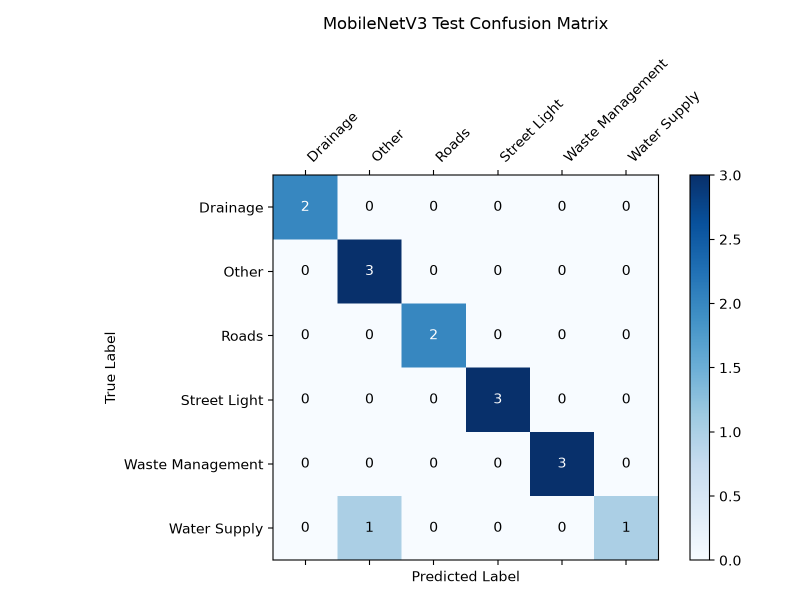
#> input picture ai/models/confusion_matrix.png, 1600 x 1200 px (shown at 1/2 size)
$ python -i utils.py   (imports and definitions only)
#> lines starting #> are read from the running program, lines starting #| are printed output that depends on the picture
"""
Smart City Civic AI Utilities
Helper functions for robust image processing, EXIF orientation normalization,
sensory feature extraction, text cleaning, emergency hazard detection, and base64 handling.
"""

import os
import re
import base64
import subprocess
from typing import Tuple, List, Optional, Dict, Any
from schemas import ImageFeatures, EMERGENCY_KEYWORDS

try:
    from PIL import Image, ImageStat, ImageOps
    import numpy as np
    from scipy import ndimage
    CV_AVAILABLE = True
except ImportError:
    CV_AVAILABLE = False


# [63 lines left out: functions get_git_commit_id, clean_text, detect_hazard_keywords, not called in this run]


def normalize_image_orientation(img: "Image.Image") -> "Image.Image":
    """
    Normalizes image orientation using EXIF metadata.
    Handles images with or without EXIF, safely stripping rotation tags.
    """
    try:
        return ImageOps.exif_transpose(img)
    except Exception:
        return img


def safe_load_image(image_path: Optional[str]) -> Tuple[Optional["Image.Image"], Optional[str], Tuple[int, int], Optional[str]]:
    """
    Safely opens and validates an image from disk.
    Applies EXIF normalization, verifies dimensions, and handles corrupted/invalid images.
    Returns:
        (image_rgb, error_message, (width, height), format)
    """
#> called with image_path = 'models/confusion_matrix.png'
    if not image_path or not os.path.exists(image_path):
        return None, "Image file not found on disk", (0, 0), None

    if os.path.getsize(image_path) == 0:
        return None, "Image file is empty (0 bytes)", (0, 0), None

    if not CV_AVAILABLE:
        return None, "Pillow/NumPy not available in environment", (0, 0), None

    try:
        with Image.open(image_path) as raw_img:
#> raw_img is the input picture: PIL image 1600x1200 RGBA; mean R, G, B, A 235.5, 240.2, 244.6, 255
            img_format = raw_img.format or "UNKNOWN"
#> img_format = 'PNG'
            # Normalize EXIF orientation
            normalized = normalize_image_orientation(raw_img)
            # Ensure in-memory copy before closing file context
            rgb_img = normalized.convert("RGB")
            width, height = rgb_img.size
#> width = 1600; height = 1200

            rgb_img.format = img_format
#> rgb_img.format = 'PNG'
            if width < 10 or height < 10:
                return rgb_img, f"Image dimensions too small ({width}x{height})", (width, height), img_format

            return rgb_img, None, (width, height), img_format

    except (Image.DecompressionBombError, Image.UnidentifiedImageError) as e:
        return None, f"Invalid or corrupted image format: {str(e)[:120]}", (0, 0), None
    except Exception as e:
        return None, f"Failed to decode image: {str(e)[:120]}", (0, 0), None


def extract_image_features(image_path: Optional[str], preloaded_img: Optional["Image.Image"] = None) -> ImageFeatures:
    """
    Extracts computer vision and statistical color/brightness/texture features from an image.
    Works entirely locally on CPU with zero paid APIs.
    """
    features = ImageFeatures(valid=False)

    if not CV_AVAILABLE:
        return features

    img = preloaded_img
    img_format = None
    if img is None:
        if not image_path or not os.path.exists(image_path):
            return features
        loaded_img, err, (w, h), fmt = safe_load_image(image_path)
#> w = 1600; h = 1200; fmt = 'PNG'
        if err and loaded_img is None:
            return features
        img = loaded_img
        img_format = fmt
#> img_format = 'PNG'

    try:
        features.valid = True
        width, height = img.size
#> width = 1600; height = 1200
        features.width = width
#> features.width = 1600
        features.height = height
#> features.height = 1200
        features.format = img_format or getattr(img, "format", "RGB")
        features.aspect_ratio = round(width / max(height, 1), 2)
#> features.aspect_ratio = 1.33

        # Flag tiny images
        if width < 20 or height < 20:
            features.is_tiny = True

        # Standardized 128x128 resolution for consistent metric extraction
        thumb = img.resize((128, 128), Image.Resampling.BILINEAR)
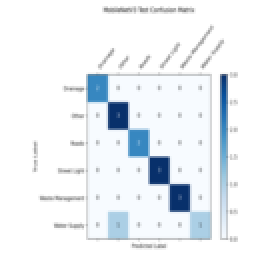
#> thumb: PIL image 128x128 RGB (shown 2 times larger); mean R, G, B 235.5, 240.2, 244.6
        arr = np.array(thumb, dtype=np.float32)
        gray = np.array(thumb.convert("L"), dtype=np.float32)
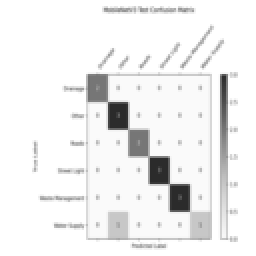
#> gray: shape (128, 128) float32 (shown 2 times larger); min 43, max 255, mean 239.2
        hsv = np.array(thumb.convert("HSV"), dtype=np.float32)
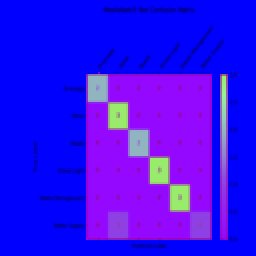
#> hsv: shape (128, 128, 3) float32 (shown 2 times larger); mean R, G, B 50.2, 13.5, 244.6

        b_mean = float(np.mean(gray))
#> b_mean = 239.2
        b_std = float(np.std(gray))
#> b_std = 40.35
        features.brightness = round(b_mean, 2)
#> features.brightness = 239.2
        features.brightness_std = round(b_std, 2)
#> features.brightness_std = 40.35
        features.contrast = round(b_std, 2)
#> features.contrast = 40.35

        top_b = float(np.mean(gray[:64, :]))
#> top_b = 242.3
        bot_b = float(np.mean(gray[64:, :]))
#> bot_b = 236.1

        p10 = float(np.percentile(gray, 10))
#> p10 = 199
        p90 = float(np.percentile(gray, 90))
#> p90 = 255
        p99 = float(np.percentile(gray, 99))
#> p99 = 255
        dyn_range = p99 - p10
#> dyn_range = 56
        hotspot_ratio = p99 / max(p10, 1.0)
#> hotspot_ratio = 1.28

        features.p10 = round(p10, 2)
#> features.p10 = 199
        features.p99 = round(p99, 2)
#> features.p99 = 255
        features.dynamic_range = round(dyn_range, 2)
#> features.dynamic_range = 56
        features.hotspot_ratio = round(hotspot_ratio, 2)
#> features.hotspot_ratio = 1.28

        # Laplacian edge variance (sharpness and visual clutter)
        lap = ndimage.laplace(gray)
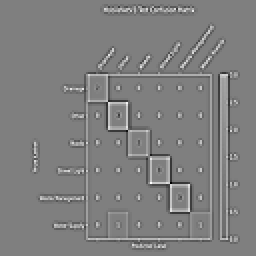
#> lap: shape (128, 128) float32 (shown 2 times larger); min -248, max 247, mean 0; drawn with min black and max white
        sharp = float(np.var(lap))
#> sharp = 1154.4
        features.sharpness = round(sharp, 2)
#> features.sharpness = 1154.4

        # Color channels and divergence
        sat_mean = float(np.mean(hsv[:, :, 1]))
#> sat_mean = 13.54
        features.saturation_mean = round(sat_mean, 2)
#> features.saturation_mean = 13.54

        r, g, b = arr[:, :, 0], arr[:, :, 1], arr[:, :, 2]
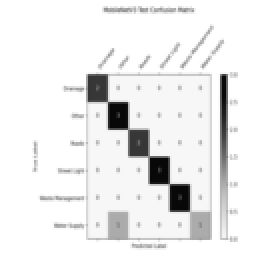
#> r: shape (128, 128) float32 (shown 2 times larger); min 8, max 255, mean 235.5
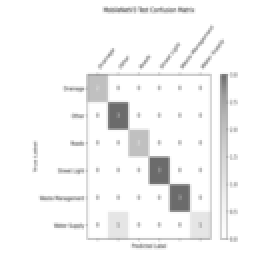
#> b: shape (128, 128) float32 (shown 2 times larger); min 107, max 255, mean 244.6
        avg_r = float(np.mean(r))
#> avg_r = 235.5
        avg_g = float(np.mean(g))
#> avg_g = 240.2
        avg_b = float(np.mean(b))
#> avg_b = 244.6
        grey_diff = float(np.mean(np.abs(r - g) + np.abs(g - b) + np.abs(r - b)))
#> grey_diff = 18.25
        features.color_divergence = round(grey_diff, 2)
#> features.color_divergence = 18.25

        # Blurry / Flat detection
        if b_std < 1.0:
            features.is_flat = True
        if sharp < 8.0 and not (b_mean < 75 and dyn_range < 35):
            features.is_blurry = True

        # 1. Dark night scene
        if b_mean < 60:
            features.is_dark = True

        # 2. Localized light source (Street Light / Luminaire)
        # Low background brightness + sharp localized high-brightness point
        if (
            b_mean < 75 and dyn_range > 75 and p99 > 120 and
            hotspot_ratio > 2.5 and grey_diff < 65 and sat_mean < 135
        ):
            features.has_localized_light_source = True

        # 3. Drainage / Murky stagnant water / Sludge
        # Dark, low dynamic range, low sharpness, damp mud tones, lacking luminaires
        if (
            b_mean < 75 and dyn_range < 35 and not features.has_localized_light_source and
            (sat_mean > 35 or grey_diff > 20) and grey_diff < 55
        ):
            features.is_murky_liquid = True
            features.is_wet_blue = True

        # 4. Greyish asphalt / Road pavement surface
        # Achromatic, low saturation, low grey diff, moderate brightness
        if (
            grey_diff < 22 and sat_mean < 32 and
            20 <= b_mean <= 125 and dyn_range < 40 and not features.is_murky_liquid
        ):
            features.is_asphalt = True
            features.is_greyish = True

        # 5. Waste Management / High clutter & variegated debris
        if sharp > 1200 or (sharp > 400 and grey_diff > 35 and dyn_range > 45 and not features.has_localized_light_source):
            features.is_high_clutter = True

        # 6. Water Supply / High-saturation pipes, clean flow, bright plumbing fixtures
        if (sat_mean > 130 and grey_diff > 140) or (sat_mean > 110 and grey_diff > 100 and sharp > 120 and not features.has_localized_light_source):
            features.is_water_pipe = True
            features.is_wet_blue = True

        # 7. Greenery / Foliage
        if avg_g > avg_r + 14 and avg_g > avg_b + 14:
            features.is_greenish = True

    except Exception as e:
        print(f"[SmartCity AI Utils] Feature extraction error: {e}")
        features.valid = False

    return features


# [19 lines left out: functions encode_image_to_base64, cleanup_temp_file, not called in this run]

>>> result = extract_image_features('models/confusion_matrix.png')

$ run again, on ai/models/training_curves.png
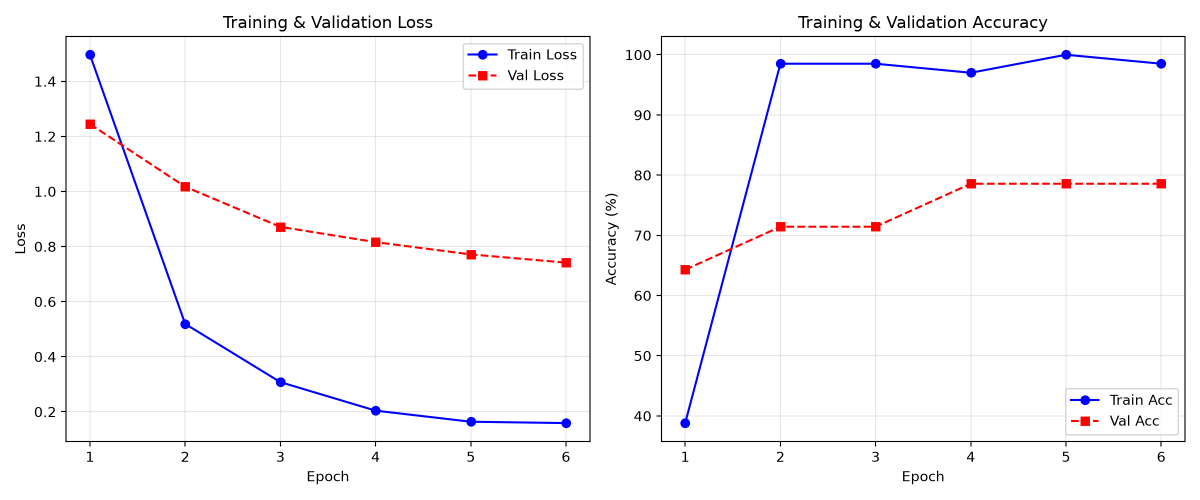
#> input picture ai/models/training_curves.png, 2400 x 1000 px (shown at 1/2 size)
#> in safe_load_image, raw_img is the input picture: PIL image 2400x1000 RGBA; mean R, G, B, A 249.3, 248.2, 249.9, 255
#> w = 2400; h = 1000; fmt = 'PNG'
#> b_mean = 248.7
#> b_std = 16.59
#> features.brightness = 248.7
#> features.brightness_std = 16.59
#> top_b = 247.6
#> bot_b = 249.8
#> p10 = 234
#> p90 = 255
#> dyn_range = 21
#> hotspot_ratio = 1.09
#> features.p10 = 234
#> features.p99 = 255
#> features.dynamic_range = 21
#> features.hotspot_ratio = 1.09
#> in extract_image_features, `lap = ndimage.laplace(gray)`:
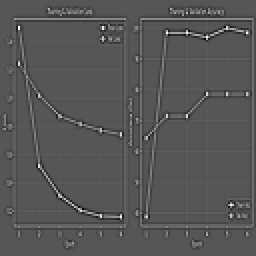
#> lap: shape (128, 128) float32 (shown 2 times larger); min -187, max 364, mean 0; drawn with min black and max white
#> sharp = 1056.6
#> sat_mean = 2.76
#> in extract_image_features, `r, g, b = arr[:, :, 0], arr[:, :, 1], arr[:, :, 2]`:
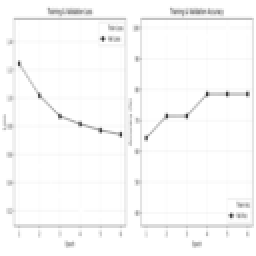
#> b: shape (128, 128) float32 (shown 2 times larger); min 57, max 255, mean 249.9
#> avg_r = 249.3
#> avg_g = 248.2
#> avg_b = 249.9
#> grey_diff = 5.5
